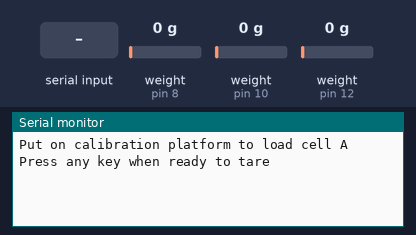
Simulated run of this sketch. Board: Arduino Nano, built with avr-gcc and run on an emulated ATmega328P. Parts: the last lines printed to the serial monitor. The test bench sets the inputs (shaded band); at power-on: weight on the scale (sensors on pin 8, pin 10, pin 12) 0 g.

Above: at 0.8 s.
0.9 s: "1" received over Serial
At 3.7 s:
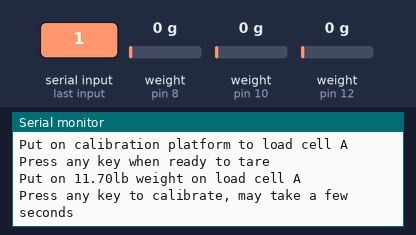
3.9 s: "0" received over Serial
At 6.1 s:
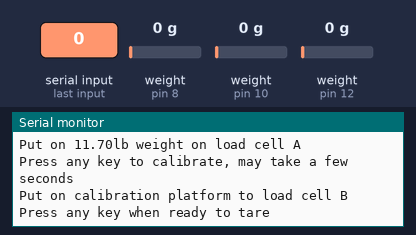
6.4 s: "2" received over Serial
At 9.2 s:
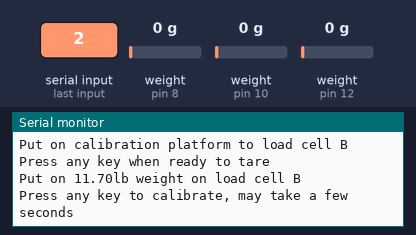
9.4 s: "1" received over Serial
At 11.6 s:
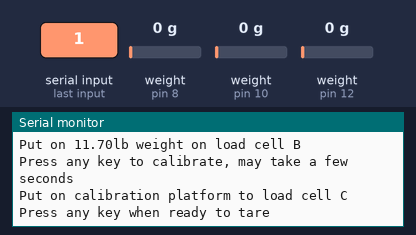
11.9 s: "0" received over Serial
At 14.7 s:
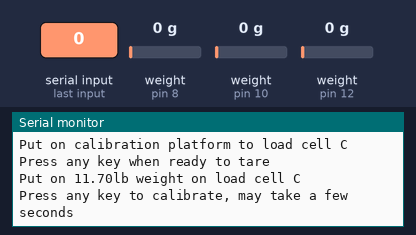
14.9 s: "2" received over Serial
At 16.6 s:
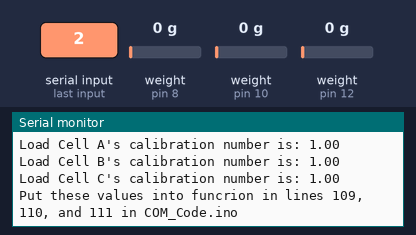

Measured:
- after the input at 0.9 s, the serial monitor: prints a new line after 2.0 s (image 1)
- after the input at 3.9 s, the serial monitor: prints a new line after 1.0 s (image 2)
- after the input at 6.4 s, the serial monitor: prints a new line after 2.0 s (image 3)
- after the input at 9.4 s, the serial monitor: prints a new line after 1.0 s (image 4)
- after the input at 11.9 s, the serial monitor: prints a new line after 2.0 s (image 5)
- after the input at 14.9 s, the serial monitor: prints a new line after 1.0 s (image 6)

The sketch:

Load_Cell_Calibration_Script.ino
```cpp
//OSU UWRT COM LOAD CELL CALIBRATION SCRIPT
//Author: Nathan Becker
//Last modified date: 3/26/22

#include <HX711.h>

#define CAL_WEIGHT 11.7

//Load Cell Pins
uint8_t loadA_data = 8;
uint8_t loadA_clock = 9;
uint8_t loadB_data = 10;
uint8_t loadB_clock = 11;
uint8_t loadC_data = 12;
uint8_t loadC_clock = 13;
String input;

//Create load cell objects
HX711 loadA;
HX711 loadB;
HX711 loadC;


void setup() {
  //Begin communications with computer
  Serial.begin(9600);

  //Run set up functions
  loadA.begin(loadA_data, loadA_clock);
  loadB.begin(loadB_data, loadB_clock);
  loadC.begin(loadC_data, loadC_clock);

  //Calibrate the load cell A
  Serial.println("Put on calibration platform to load cell A");
  Serial.println("Press any key when ready to tare");
  while(Serial.available() == 0){}
  input = Serial.readString();
  loadA.tare();
  Serial.println("Put on " + String(CAL_WEIGHT) + "lb weight on load cell A");
  Serial.println("Press any key to calibrate, may take a few seconds");
  while(Serial.available() == 0){}
  input = Serial.readString();
  loadA.calibrate_scale(CAL_WEIGHT, 100);

  //Calibrate the load cell B
  Serial.println();
  Serial.println("Put on calibration platform to load cell B");
  Serial.println("Press any key when ready to tare");
  while(Serial.available() == 0){}
  input = Serial.readString();
  loadB.tare();
  Serial.println("Put on " + String(CAL_WEIGHT) + "lb weight on load cell B");
  Serial.println("Press any key to calibrate, may take a few seconds");
  while(Serial.available() == 0){}
  input = Serial.readString();
  loadB.calibrate_scale(CAL_WEIGHT, 100);

  //Calibrate the load cell C
  Serial.println();
  Serial.println("Put on calibration platform to load cell C");
  Serial.println("Press any key when ready to tare");
  while(Serial.available() == 0){}
  input = Serial.readString();
  loadC.tare();
  Serial.println("Put on " + String(CAL_WEIGHT) + "lb weight on load cell C");
  Serial.println("Press any key to calibrate, may take a few seconds");
  while(Serial.available() == 0){}
  input = Serial.readString();
  loadC.calibrate_scale(CAL_WEIGHT, 100);

  //Print results
  Serial.println();
  Serial.println("Load Cell A's calibration number is: " + String(loadA.get_scale()));
  Serial.println("Load Cell B's calibration number is: " + String(loadB.get_scale()));
  Serial.println("Load Cell C's calibration number is: " + String(loadC.get_scale()));
  Serial.println("Put these values into funcrion in lines 109, 110, and 111 in COM_Code.ino");
}

void loop() {
  //Do nothing
  delay(100);
}
```
